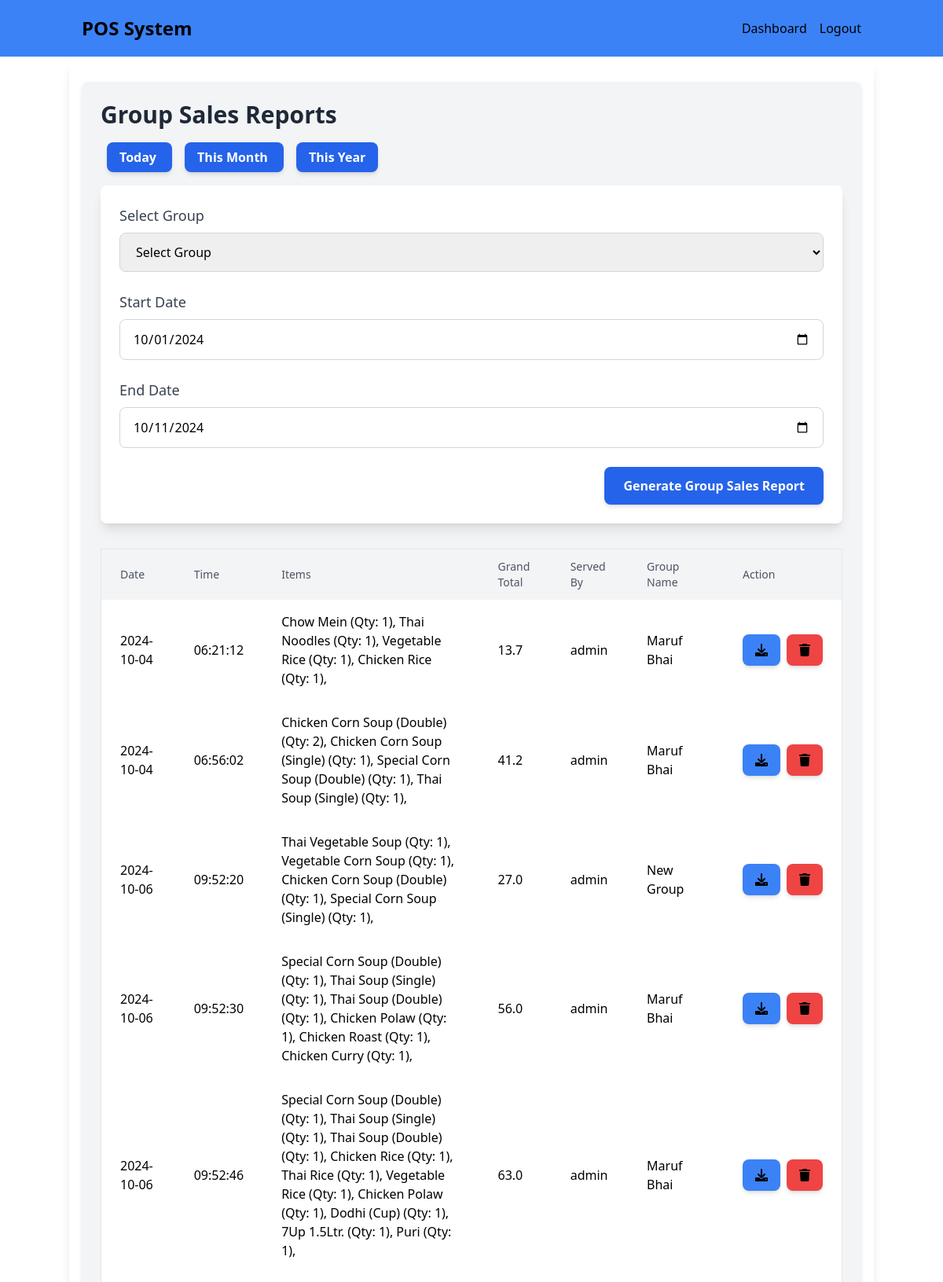
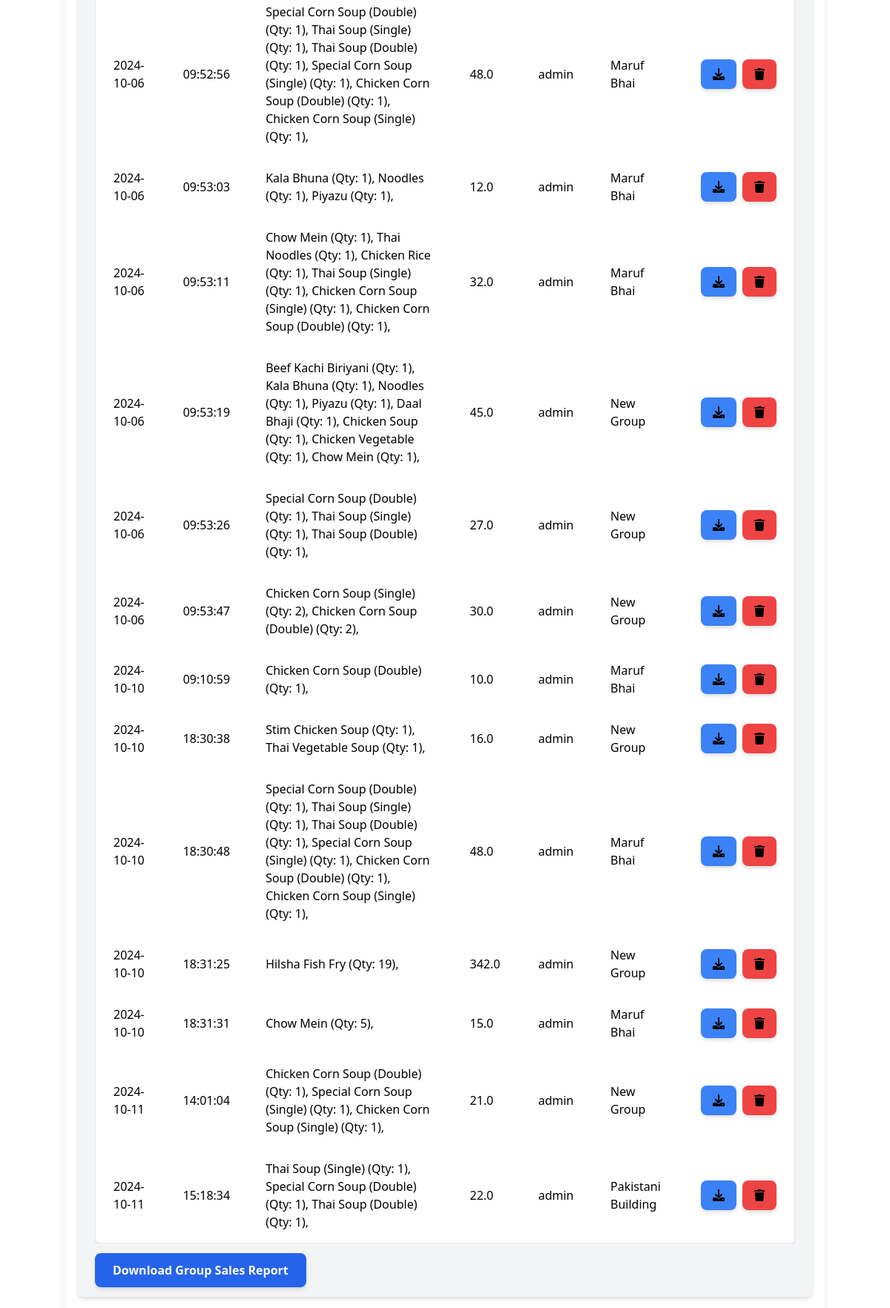
/group-sales-reports/predefined/month (signed in), run on the app's committed database (2 pictures, top to bottom).
### models.py (models this page shows)
class GroupSale(db.Model):
    id = db.Column(db.Integer, primary_key=True)
    invoice_number = db.Column(db.String(50), nullable=False, unique=True, default=lambda: str(uuid.uuid4()))
    date = db.Column(db.String(50), nullable=False)
    time = db.Column(db.String(50), nullable=False)
    items = db.Column(db.Text, nullable=False)  # Store items as JSON (item name, quantity, price)
    subtotal = db.Column(db.Float, nullable=False)
    tax = db.Column(db.Float, nullable=False)
    grand_total = db.Column(db.Float, nullable=False)
    discount = db.Column(db.Float, nullable=True, default=0.0)
    payment_method = db.Column(db.String(50) , nullable=False)
    server = db.Column(db.String(100), nullable=False)  # Added server field
    notes = db.Column(db.String(255), nullable=True, default='')
    group_id = db.Column(db.Integer, db.ForeignKey('group.id'), nullable=False)
    group = db.relationship('Group', backref=db.backref('group_sales', lazy=True))

class Group(db.Model):
    id = db.Column(db.Integer, primary_key=True)
    name = db.Column(db.String(100), nullable=False)
    total_due = db.Column(db.Float, default=0.0)  # Amount the group owes
    total_paid = db.Column(db.Float, default=0.0)  # Total amount paid by the group
    payments = db.relationship('GroupPayment', backref='related_group', lazy=True)
    sales = db.relationship('GroupSale', backref='related_group', lazy=True)

### routes.py (the view)
    @app.route("/group-sales-reports/predefined/<string:range_type>", methods=['GET'])
    @login_required
    def group_sales_reports_predefined(range_type):
        if current_user.role not in ['admin', 'manager']:
            return redirect(url_for('dashboard'))
        today = datetime.now().date()
        if range_type == 'today':
            start_date = end_date = today
        elif range_type == 'month':
            start_date = today.replace(day=1)
            end_date = today
        elif range_type == 'year':
            start_date = today.replace(month=1, day=1)
            end_date = today
        else:
            flash('Invalid range type.', 'error')
            return redirect(url_for('group_sales_reports'))
        start_date_str = start_date.strftime('%Y-%m-%d')
        end_date_str = end_date.strftime('%Y-%m-%d')
        group_sales = GroupSale.query.filter(
            func.date(GroupSale.date) >= start_date_str,
            func.date(GroupSale.date) <= end_date_str
        ).all()
        groups = Group.query.all()
        return render_template('group_sales_reports.html', group_sales=group_sales, groups=groups, start_date=start_date_str, end_date=end_date_str, range_type=range_type)

### app_init.py (called while the page is built)
def create_initialized_flask_app():
    app = Flask(__name__, static_folder='static')
    app.config['SECRET_KEY'] = 'your-secret-key'
    database_path = os.path.join(os.path.abspath(os.path.dirname(__file__)), 'data', 'pos_system.db')
    app.config['SQLALCHEMY_DATABASE_URI'] = f'sqlite:///{database_path}'
    app.config['SQLALCHEMY_TRACK_MODIFICATIONS'] = False
    app.config['JWT_SECRET_KEY'] = 'another-secret-key'
    db.init_app(app)
    login_manager.init_app(app)
    jwt.init_app(app)
    from models import User
    @login_manager.user_loader
    def load_user(user_id):
        return User.query.get(int(user_id))
    with app.app_context():
        db.create_all()
    return app#, socketio

### templates/group_sales_reports.html (shortened to what this page needs)
{% extends "base.html" %}
{% block content %}
<div class="container mx-auto p-6 bg-gray-100 rounded-lg shadow-md">
  <h2 class="text-3xl font-bold text-gray-800 mb-6">Group Sales Reports</h2>
  <div class="mb-6">
    <a href="{{ url_for('group_sales_reports_predefined', range_type='today') }}"
      class="bg-blue-600 hover:bg-blue-700 text-white font-bold py-2 px-4 mx-2 rounded-lg shadow-md transition duration-300">
      Today
    </a>
    <a href="{{ url_for('group_sales_reports_predefined', range_type='month') }}"
      class="bg-blue-600 hover:bg-blue-700 text-white font-bold py-2 px-4 mx-2 rounded-lg shadow-md transition duration-300">
      This Month
    </a>
    <a href="{{ url_for('group_sales_reports_predefined', range_type='year') }}"
      class="bg-blue-600 hover:bg-blue-700 text-white font-bold py-2 px-4 mx-2 rounded-lg shadow-md transition duration-300">
      This Year
    </a>
  </div>
  <div class="bg-white p-6 rounded-lg shadow-lg mb-8">
    <form method="POST" action="{{ url_for('group_sales_reports') }}" class="space-y-6">
      <div>
        <label for="group_id" class="block text-lg font-medium text-gray-700 mb-2">Select Group</label>
        <select name="group_id" id="group_id" class="w-full px-4 py-3 border border-gray-300 rounded-lg">
          <option value="">Select Group</option>
        </select>
      </div>
      <div>
        <label for="start_date" class="block text-lg font-medium text-gray-700 mb-2">Start Date</label>
        <input type="date" name="start_date" id="start_date" value="{{ start_date }}"
          class="w-full px-4 py-3 border border-gray-300 rounded-lg" />
      </div>
      <div>
        <label for="end_date" class="block text-lg font-medium text-gray-700 mb-2">End Date</label>
        <input type="date" name="end_date" id="end_date" value="{{ end_date }}"
          class="w-full px-4 py-3 border border-gray-300 rounded-lg" />
      </div>
      <div class="flex justify-end">
        <button type="submit" class="bg-blue-600 hover:bg-blue-700 text-white font-bold py-3 px-6 rounded-lg shadow-md">
          Generate Group Sales Report
        </button>
      </div>
    </form>
  </div>
  {% if group_sales %}
  <div class="overflow-x-auto">
    <table class="min-w-full bg-white border border-gray-200 rounded-lg shadow-md">
      <thead class="bg-gray-100">
        <tr>
          <th class="px-6 py-3 text-left text-sm font-medium text-gray-600">Date</th>
          <th class="px-6 py-3 text-left text-sm font-medium text-gray-600">Time</th>
          <th class="px-6 py-3 text-left text-sm font-medium text-gray-600">Items</th>
          <th class="px-6 py-3 text-left text-sm font-medium text-gray-600">Grand Total</th>
          <th class="px-6 py-3 text-left text-sm font-medium text-gray-600">Served By</th>
          <th class="px-6 py-3 text-left text-sm font-medium text-gray-600">Group Name</th>
          <th class="px-6 py-3 text-left text-sm font-medium text-gray-600">Action</th>
        </tr>
      </thead>
      <tbody class="text-gray-700">
        {% for sale in group_sales %}
        <tr class="hover:bg-gray-100 transition duration-300">
          <td class="px-6 py-4">{{ sale.date }}</td>
          <td class="px-6 py-4">{{ sale.time }}</td>
          <td class="px-6 py-4">
            {% set items = sale.items | fromjson %}
            {% for item in items %}
            {{ item['name'] }} (Qty: {{ item.get('qty', 1) }}),
            {% endfor %}
          </td>
          <td class="px-6 py-4">{{ sale.grand_total }}</td>
          <td class="px-6 py-4">{{ sale.server }}</td>
          <td class="px-6 py-4">{{ sale.group.name }}</td>
          <td class="px-6 py-4">
            <div class="flex gap-2">
              <button onclick="generateGroupBillPDF('{{ sale.id }}')"
                class="bg-blue-500 hover:bg-blue-700 text-white font-bold py-2 px-4 rounded-lg shadow-md">
                <i class="fa-solid fa-download"></i>
              </button>
              <form action="{{ url_for('delete_group_sale', group_sale_id=sale.id) }}" method="POST"
                style="display:inline;">
                <button type="submit"
                  class="bg-red-500 hover:bg-red-700 text-white font-bold py-2 px-4 rounded-lg shadow-md">
                  <i class="fa-solid fa-trash"></i>
                </button>
              </form>
            </div>
          </td>
        </tr>
        {% endfor %}
      </tbody>
    </table>
  </div>
  <div class="mt-6">
    <a href="{{ url_for('download_group_sales_report', start_date=start_date, end_date=end_date, group_id=group_id) }}"
      class="bg-blue-600 hover:bg-blue-700 text-white font-bold py-3 px-6 rounded-lg shadow-md transition duration-300">
      Download Group Sales Report
    </a>
  </div>
  {% else %}
  <p class="mt-6 p-6 bg-zinc-800 rounded-lg text-red-500 font-bold">
    No group sales found for the selected date range.
  </p>
  {% endif %}
</div>
{% endblock %}

### templates/base.html (style rules this page uses)
* { color: black; }

### data on the page
GroupSale: date "2024-10-04", time "06:21:12", name "Chow Mein" "Thai Noodles" "Vegetable Rice" "Chicken Rice", get "1" "1" "1" "1", grand_total "13.7", server "admin", group.name "Maruf Bhai"
GroupSale: date "2024-10-04", time "06:56:02", name "Chicken Corn Soup (Double)" "Chicken Corn Soup (Single)" "Special Corn Soup (Double)" "Thai Soup (Single)", get "2" "1" "1" "1", grand_total "41.2", server "admin", group.name "Maruf Bhai"
GroupSale: date "2024-10-06", time "09:52:20", name "Thai Vegetable Soup" "Vegetable Corn Soup" "Chicken Corn Soup (Double)" "Special Corn Soup (Single)", get "1" "1" "1" "1", grand_total "27.0", server "admin", group.name "New Group"
GroupSale: date "2024-10-06", time "09:52:30", name "Special Corn Soup (Double)" "Thai Soup (Single)" "Thai Soup (Double)" "Chicken Polaw" "Chicken Roast" "Chicken Curry", get "1" "1" "1" "1" "1" "1", grand_total "56.0", server "admin", group.name "Maruf Bhai"
GroupSale: date "2024-10-06", time "09:52:46", name "Special Corn Soup (Double)" "Thai Soup (Single)" "Thai Soup (Double)" "Chicken Rice" "Thai Rice" "Vegetable Rice" "Chicken Polaw" "Dodhi (Cup)" "7Up 1.5Ltr." "Puri", get "1" "1" "1" "1" "1" "1" "1" "1" "1" "1", grand_total "63.0", server "admin", group.name "Maruf Bhai"
GroupSale: date "2024-10-06", time "09:52:56", name "Special Corn Soup (Double)" "Thai Soup (Single)" "Thai Soup (Double)" "Special Corn Soup (Single)" "Chicken Corn Soup (Double)" "Chicken Corn Soup (Single)", get "1" "1" "1" "1" "1" "1", grand_total "48.0", server "admin", group.name "Maruf Bhai"
GroupSale: date "2024-10-06", time "09:53:03", name "Kala Bhuna" "Noodles" "Piyazu", get "1" "1" "1", grand_total "12.0", server "admin", group.name "Maruf Bhai"
GroupSale: date "2024-10-06", time "09:53:11", name "Chow Mein" "Thai Noodles" "Chicken Rice" "Thai Soup (Single)" "Chicken Corn Soup (Single)" "Chicken Corn Soup (Double)", get "1" "1" "1" "1" "1" "1", grand_total "32.0", server "admin", group.name "Maruf Bhai"
GroupSale: date "2024-10-06", time "09:53:19", name "Beef Kachi Biriyani" "Kala Bhuna" "Noodles" "Piyazu" "Daal Bhaji" "Chicken Soup" "Chicken Vegetable" "Chow Mein", get "1" "1" "1" "1" "1" "1" "1" "1", grand_total "45.0", server "admin", group.name "New Group"
GroupSale: date "2024-10-06", time "09:53:26", name "Special Corn Soup (Double)" "Thai Soup (Single)" "Thai Soup (Double)", get "1" "1" "1", grand_total "27.0", server "admin", group.name "New Group"
GroupSale: date "2024-10-06", time "09:53:47", name "Chicken Corn Soup (Single)" "Chicken Corn Soup (Double)", get "2" "2", grand_total "30.0", server "admin", group.name "New Group"
GroupSale: date "2024-10-10", time "09:10:59", name "Chicken Corn Soup (Double)", get "1", grand_total "10.0", server "admin", group.name "Maruf Bhai"
GroupSale: date "2024-10-10", time "18:30:38", name "Stim Chicken Soup" "Thai Vegetable Soup", get "1" "1", grand_total "16.0", server "admin", group.name "New Group"
GroupSale: date "2024-10-10", time "18:30:48", name "Special Corn Soup (Double)" "Thai Soup (Single)" "Thai Soup (Double)" "Special Corn Soup (Single)" "Chicken Corn Soup (Double)" "Chicken Corn Soup (Single)", get "1" "1" "1" "1" "1" "1", grand_total "48.0", server "admin", group.name "Maruf Bhai"
GroupSale: date "2024-10-10", time "18:31:25", name "Hilsha Fish Fry", get "19", grand_total "342.0", server "admin", group.name "New Group"
GroupSale: date "2024-10-10", time "18:31:31", name "Chow Mein", get "5", grand_total "15.0", server "admin", group.name "Maruf Bhai"
GroupSale: date "2024-10-11", time "14:01:04", name "Chicken Corn Soup (Double)" "Special Corn Soup (Single)" "Chicken Corn Soup (Single)", get "1" "1" "1", grand_total "21.0", server "admin", group.name "New Group"
GroupSale: date "2024-10-11", time "15:18:34", name "Thai Soup (Single)" "Special Corn Soup (Double)" "Thai Soup (Double)", get "1" "1" "1", grand_total "22.0", server "admin", group.name "Pakistani Building"
